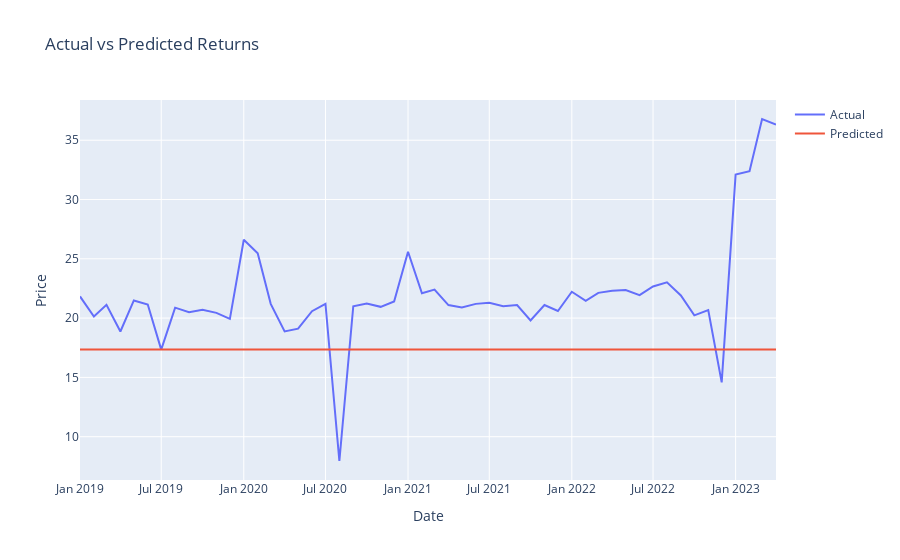

The cell this chart's notebook holds for it:
### Markdown cell above
16. **Plotting Actual vs Predicted Prices**: The actual and predicted prices are plotted.

### Code cell
fig = go.Figure()
fig.add_trace(go.Scatter(x=test.index, y=test['Returns'], mode='lines', name='Actual'))
fig.add_trace(go.Scatter(x=test.index, y=predictions, mode='lines', name='Predicted'))
fig.update_layout(title='Actual vs Predicted Returns', xaxis_title='Date', yaxis_title='Price')
fig.show()
